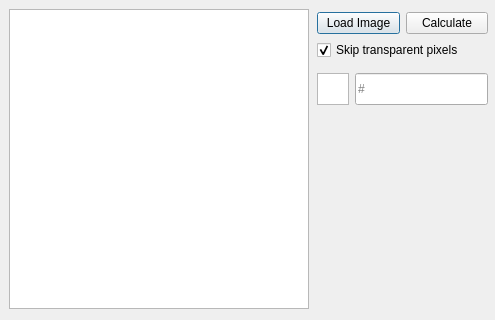
<?xml version="1.0" encoding="UTF-8"?>
<ui version="4.0">
 <class>AverageColor</class>
 <widget class="QDialog" name="AverageColor">
  <property name="windowModality">
   <enum>Qt::WindowModality::ApplicationModal</enum>
  </property>
  <property name="geometry">
   <rect>
    <x>0</x>
    <y>0</y>
    <width>495</width>
    <height>320</height>
   </rect>
  </property>
  <property name="minimumSize">
   <size>
    <width>495</width>
    <height>320</height>
   </size>
  </property>
  <property name="maximumSize">
   <size>
    <width>495</width>
    <height>320</height>
   </size>
  </property>
  <property name="windowTitle">
   <string>Average Color</string>
  </property>
  <property name="windowIcon">
   <iconset theme="QIcon::ThemeIcon::FormatJustifyCenter"/>
  </property>
  <widget class="QWidget" name="centralwidget" native="true">
   <property name="geometry">
    <rect>
     <x>0</x>
     <y>0</y>
     <width>497</width>
     <height>318</height>
    </rect>
   </property>
   <widget class="QGraphicsView" name="gvImage">
    <property name="geometry">
     <rect>
      <x>9</x>
      <y>9</y>
      <width>300</width>
      <height>300</height>
     </rect>
    </property>
    <property name="minimumSize">
     <size>
      <width>300</width>
      <height>300</height>
     </size>
    </property>
    <property name="verticalScrollBarPolicy">
     <enum>Qt::ScrollBarPolicy::ScrollBarAlwaysOff</enum>
    </property>
    <property name="horizontalScrollBarPolicy">
     <enum>Qt::ScrollBarPolicy::ScrollBarAlwaysOff</enum>
    </property>
    <property name="interactive">
     <bool>false</bool>
    </property>
   </widget>
   <widget class="QWidget" name="layoutWidget">
    <property name="geometry">
     <rect>
      <x>317</x>
      <y>12</y>
      <width>171</width>
      <height>100</height>
     </rect>
    </property>
    <layout class="QVBoxLayout" name="verticalLayout">
     <item>
      <layout class="QHBoxLayout" name="horizontalLayout">
       <item>
        <widget class="QPushButton" name="pbLoadImage">
         <property name="text">
          <string>Load Image</string>
         </property>
        </widget>
       </item>
       <item>
        <widget class="QPushButton" name="pbCalculate">
         <property name="text">
          <string>Calculate</string>
         </property>
        </widget>
       </item>
      </layout>
     </item>
     <item>
      <widget class="QCheckBox" name="cbSkipTransparent">
       <property name="text">
        <string>Skip transparent pixels</string>
       </property>
       <property name="checked">
        <bool>true</bool>
       </property>
      </widget>
     </item>
     <item>
      <layout class="QFormLayout" name="formLayout">
       <item row="0" column="0">
        <widget class="QGraphicsView" name="gvColor">
         <property name="minimumSize">
          <size>
           <width>32</width>
           <height>32</height>
          </size>
         </property>
         <property name="maximumSize">
          <size>
           <width>32</width>
           <height>32</height>
          </size>
         </property>
         <property name="verticalScrollBarPolicy">
          <enum>Qt::ScrollBarPolicy::ScrollBarAlwaysOff</enum>
         </property>
         <property name="horizontalScrollBarPolicy">
          <enum>Qt::ScrollBarPolicy::ScrollBarAlwaysOff</enum>
         </property>
         <property name="interactive">
          <bool>false</bool>
         </property>
        </widget>
       </item>
       <item row="0" column="1">
        <widget class="QLineEdit" name="leColor">
         <property name="minimumSize">
          <size>
           <width>0</width>
           <height>32</height>
          </size>
         </property>
         <property name="readOnly">
          <bool>true</bool>
         </property>
         <property name="placeholderText">
          <string>#</string>
         </property>
         <property name="clearButtonEnabled">
          <bool>false</bool>
         </property>
        </widget>
       </item>
      </layout>
     </item>
    </layout>
   </widget>
  </widget>
 </widget>
 <resources/>
 <connections/>
</ui>
